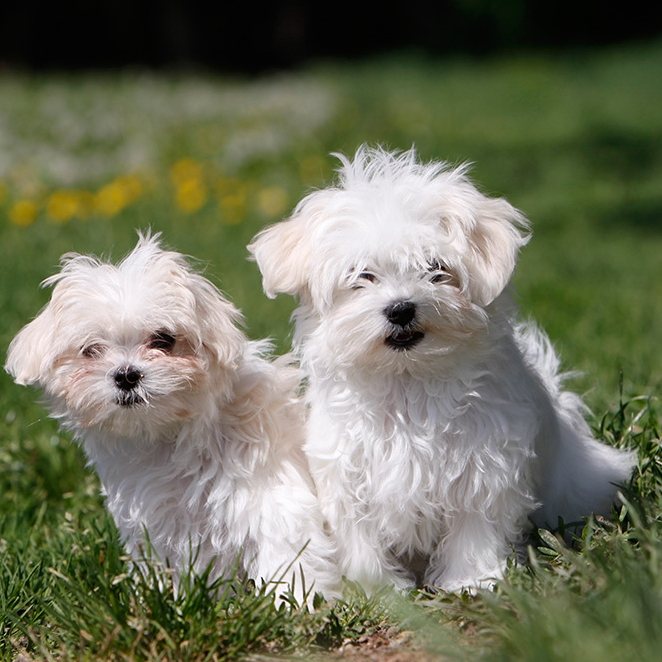
#> input picture img1.jpg, 662 x 662 px
$ python main.py   (Python 2 division)
#> lines starting #> are read from the running program, lines starting #| are printed output that depends on the picture
#UNIVERSIDADE FEDERAL DO TOCANTINS
#Trabalho de Processamento de Imagens
#Academicos: Mariana Brito e Vitor Rosa


from PIL import Image
import numpy as np

def reducao_vmp(img):

    img_vmp_red=Image.new('L', (int(img.width/2), int(img.height/2)), color = 'white')
    matriz_img_red= np.array(img_vmp_red)
    print ("Matriz da Imagem Nova Reduzida branca: ")
    print (matriz_img_red)
    M_img_vmp_red= img_vmp_red.load()
    M_img=img.load()
    k=0
    l=0

    for i in range(0,len(matriz_img),2):
        for j in range(0,len(matriz_img),2):
            M_img_vmp_red[k,l] = M_img[i,j]
	    l+=1
        l=0
        k+=1

    matriz_img_red= np.array(img_vmp_red)
    print ("Matriz da Imagem Nova Reduzida Resultante: ")
    print (matriz_img_red)
    img_vmp_red.save('imagem_reduzida_vmp.jpg')
    img_vmp_red.show()

def ampliacao_vmp(img_reduzida):
    img_vmp_amp=Image.new('L', (int(img_reduzida.width*2), int(img_reduzida.height*2)), color = 'white')
    matriz_img_amp= np.array(img_vmp_amp)
    print ("Matriz da Imagem Nova Ampliada branca: ")
    print (matriz_img_amp)
    M_img_vmp_amp= img_vmp_amp.load()
    M_img=img_reduzida.load()
    k=0
    l=0

    for i in range(0,len(matriz_img),2):
        for j in range(0,len(matriz_img),2):
            M_img_vmp_amp[i,j] = M_img[k,l]
            if (i < img_vmp_amp.height):
                M_img_vmp_amp[i+1,j] =  M_img[k,l]
            if (i < img_vmp_amp.width and j < img_vmp_amp.width):
                M_img_vmp_amp[i+1,j+1] =  M_img[k,l]
            if (j < img_vmp_amp.width):
                M_img_vmp_amp[i,j+1] =  M_img[k,l]
	    l+=1
        l=0
        k+=1

    matriz_img_amp= np.array(img_vmp_amp)
    print ("Matriz da Imagem Nova Ampliada Ampliada: ")
    print (matriz_img_amp)
    img_vmp_amp.save('imagem_ampliada_vmp.jpg')
    img_vmp_amp.show()


try:
    img=Image.open("img1.jpg")
#> img is the input picture: PIL image 662x662 RGB; mean R, G, B 113.3, 115.8, 94
except:
    print ("Imagem desabilitada")

size = (1012,1012)
saved = "Compilado.jpeg"
img.show()
img=img.convert('L') #converter em tons de cinza
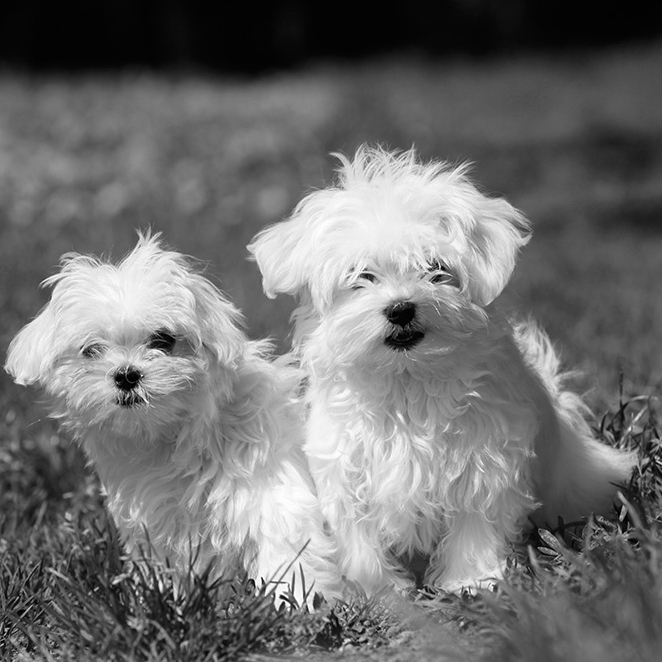
#> img: PIL image 662x662 L; min 0, max 255, mean 112.6

img.thumbnail(size) #tamanho a ser impressa
img.save(saved) #salvar com tais paramentros
img.show() #imprimir


matriz_img = np.array(img) #transformar imagem em matriz numerica
print ("Matriz da Imagem cinza: ")

print (matriz_img) #imprimir a matriz
#> (printed output is left out)

reducao_vmp(img)
#> in reducao_vmp, `img_vmp_red=Image.new('L', (int(img.width/2), int(img.height/2)), colo..`: img_vmp_red: PIL image 331x331 L; every value is 255
#> (printed output is left out)
#> the loop in reducao_vmp, `for i in range(0,len(matriz_img),2):` made 331 passes
#> i on passes 3 to 5: 4, 6, 8
#> after the loop in reducao_vmp, `for i in range(0,len(matriz_img),2):`: k = 331
#> in reducao_vmp, `matriz_img_red= np.array(img_vmp_red)`:
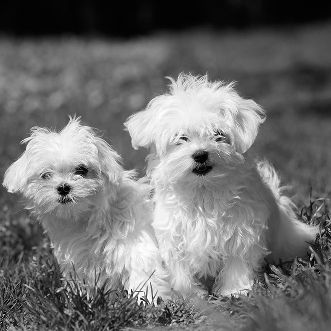
#> matriz_img_red: shape (331, 331); min 0, max 255, mean 112.5
#> (printed output is left out)
img_reduzida=Image.open("imagem_reduzida_vmp.jpg")
ampliacao_vmp(img_reduzida)
#> in ampliacao_vmp, `img_vmp_amp=Image.new('L', (int(img_reduzida.width*2), int(img_reduzid..`: img_vmp_amp: PIL image 662x662 L; every value is 255
#> (printed output is left out)
#> the loop in ampliacao_vmp, `for i in range(0,len(matriz_img),2):` made 331 passes
#> (printed output is left out)
